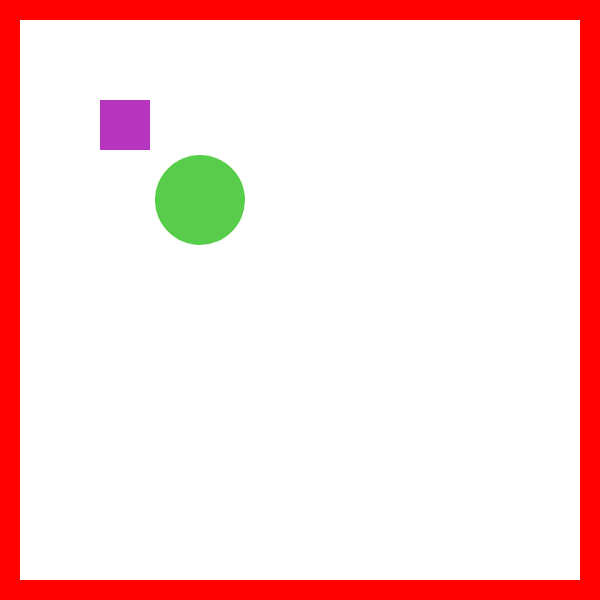
Frame 1 (no input)
Frame 60 (no input): identical to frame 1, image omitted
Frame 120 (the mouse pressed at the canvas centre since frame 60): identical to frame 1, image omitted

The p5.js sketch that drew this single still picture (run headless with seeded random() and noise() and a simulated clock; from frame 60 on, the mouse is pressed at the canvas centre):

// p5.js sketch
// ── sketch.js
//var counter
var counter = 0;

//var shapes
var shape1x = 100, shape1y = 100;
var shape2x = 200, shape2y = 200;

//var colors
var red1, green1, blue1;
var red2, green2, blue2;

//var sizes
var size1 = 50;
var size2 = 90;


//colors before play
function setup()
{
    createCanvas(600,600);
  
    //color 1 rgb
    red1 = random(255);
    green1 = random(255);
    blue1 = random(255);
  
    //color 2 rgb
    red2 = random(255);
    green2 = random(255);
    blue2 = random(255);
  
}

//drawwwwww
function draw()
{
    background(255);

    noStroke();
    fill(255,0,0);
    //top
    rect(0,0,600,20);
    //left
    rect(0,20,20,600);
    //bottom
    rect(20,580,600,20);
    //right
    rect(580,20,20,600);


//(if) this fucking works dammit
if(counter > 1000)
{
    shape1x = random(200,400);
    shape1y = random(200,400);
    shape2x = random(200,400);
    shape2y = random(200,400);

    red1 = random(255);
    green1 = random(255);
    blue1 = random(255);
      
    red2 = random(255);
    green2 = random(255);
    blue2 = random(255);
      
    size1 = random(100);
    size2 = random(100);

    counter = 0;
}
    
//(then) this will work
counter++;
  
    //shape 1
    fill(red1,green1,blue1);
    square(shape1x,shape1y,size1);

    //shape 2
    fill(red2,green2,blue2);
    circle(shape2x,shape2y,size2);
    
}
